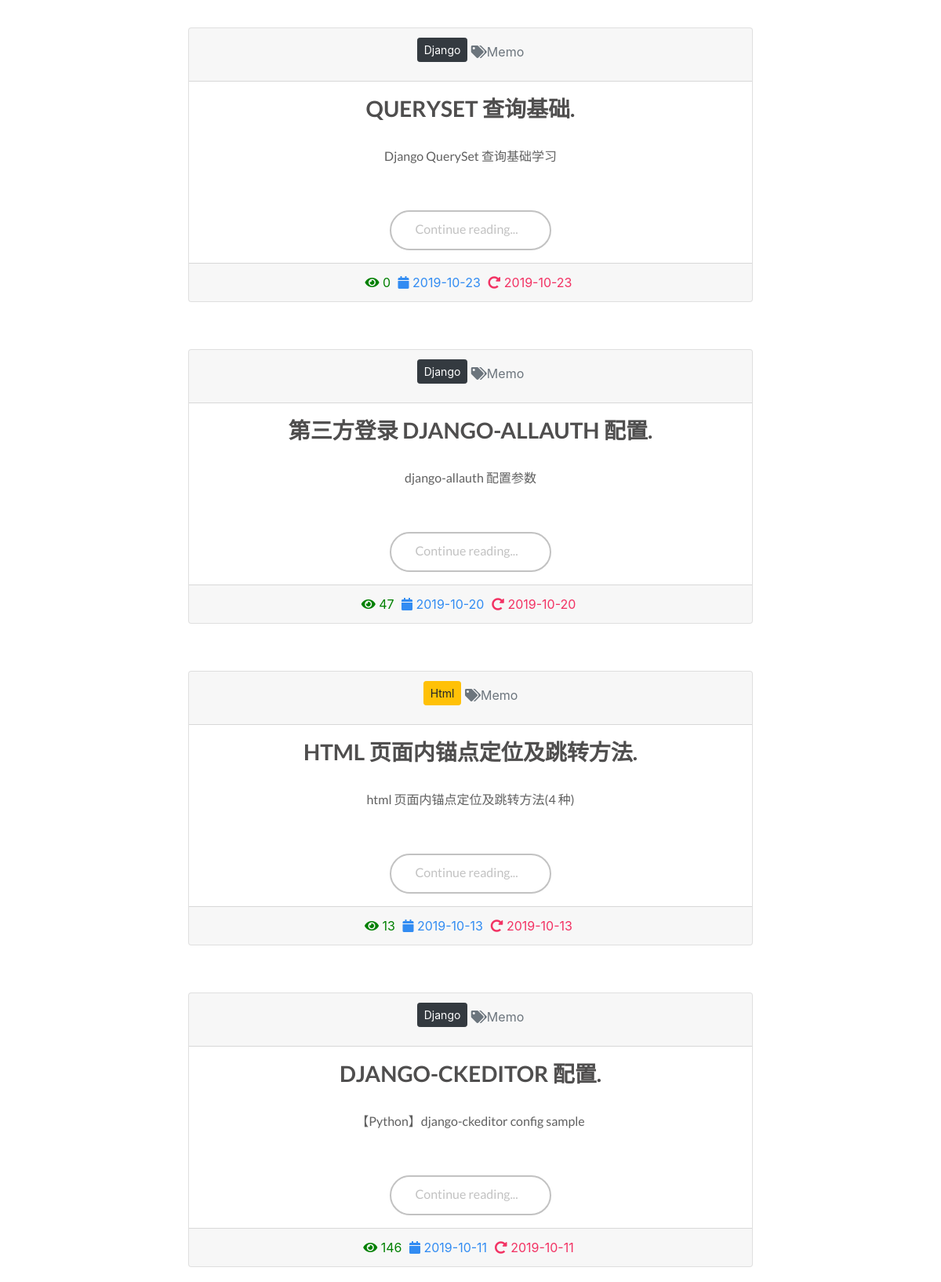
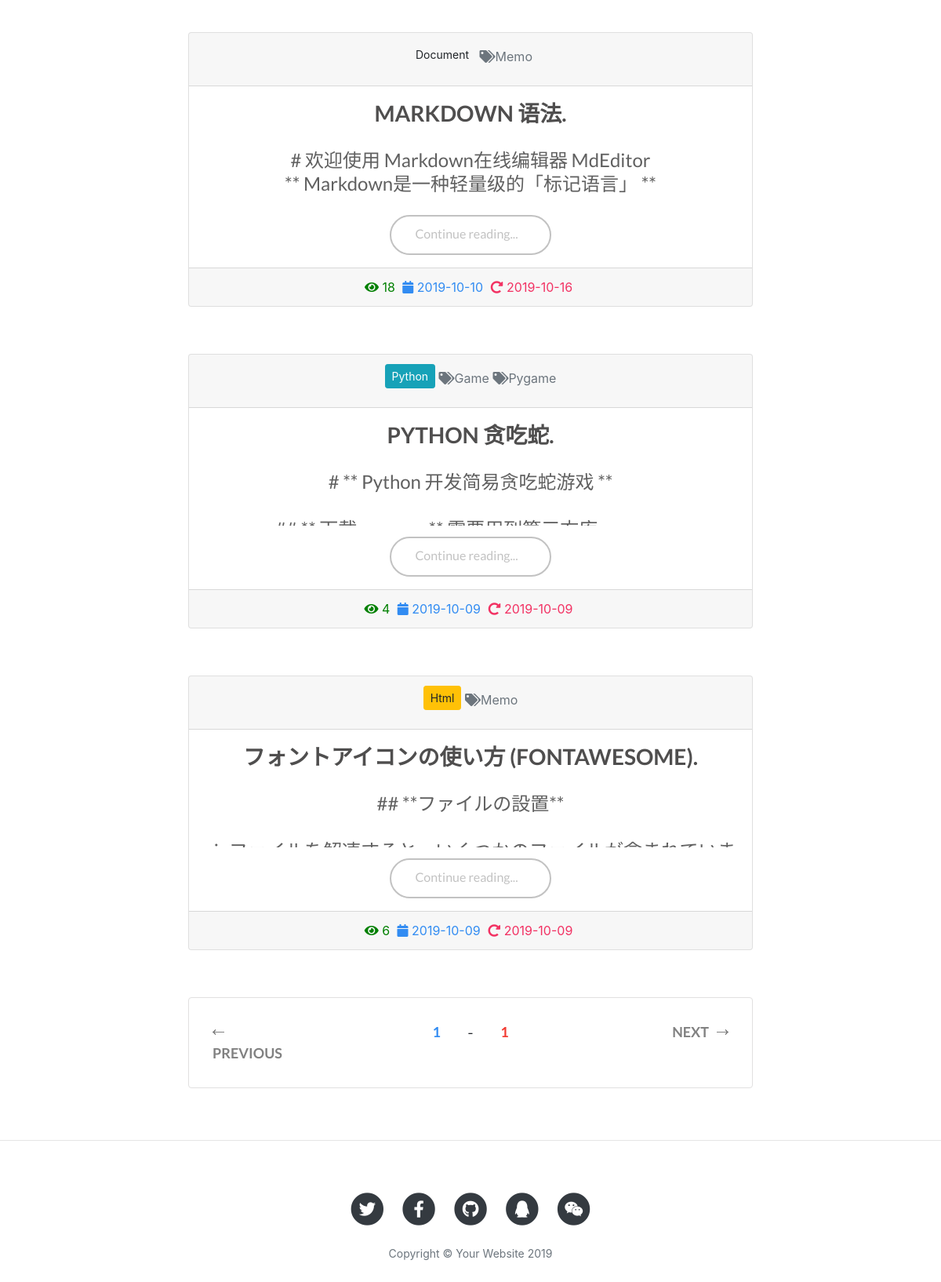
The app's page / (signed in, lower part), older data (2 pictures, top to bottom).
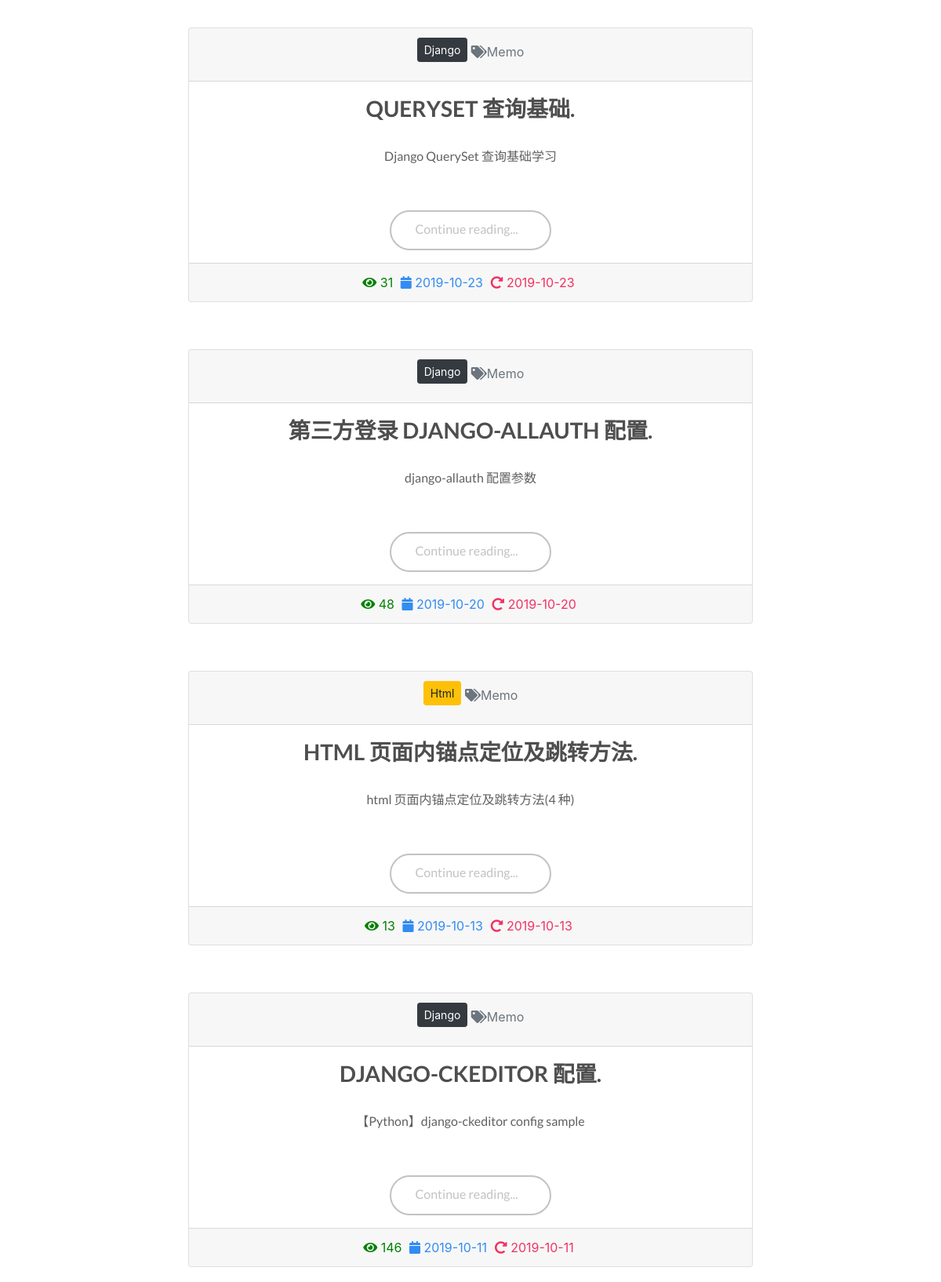
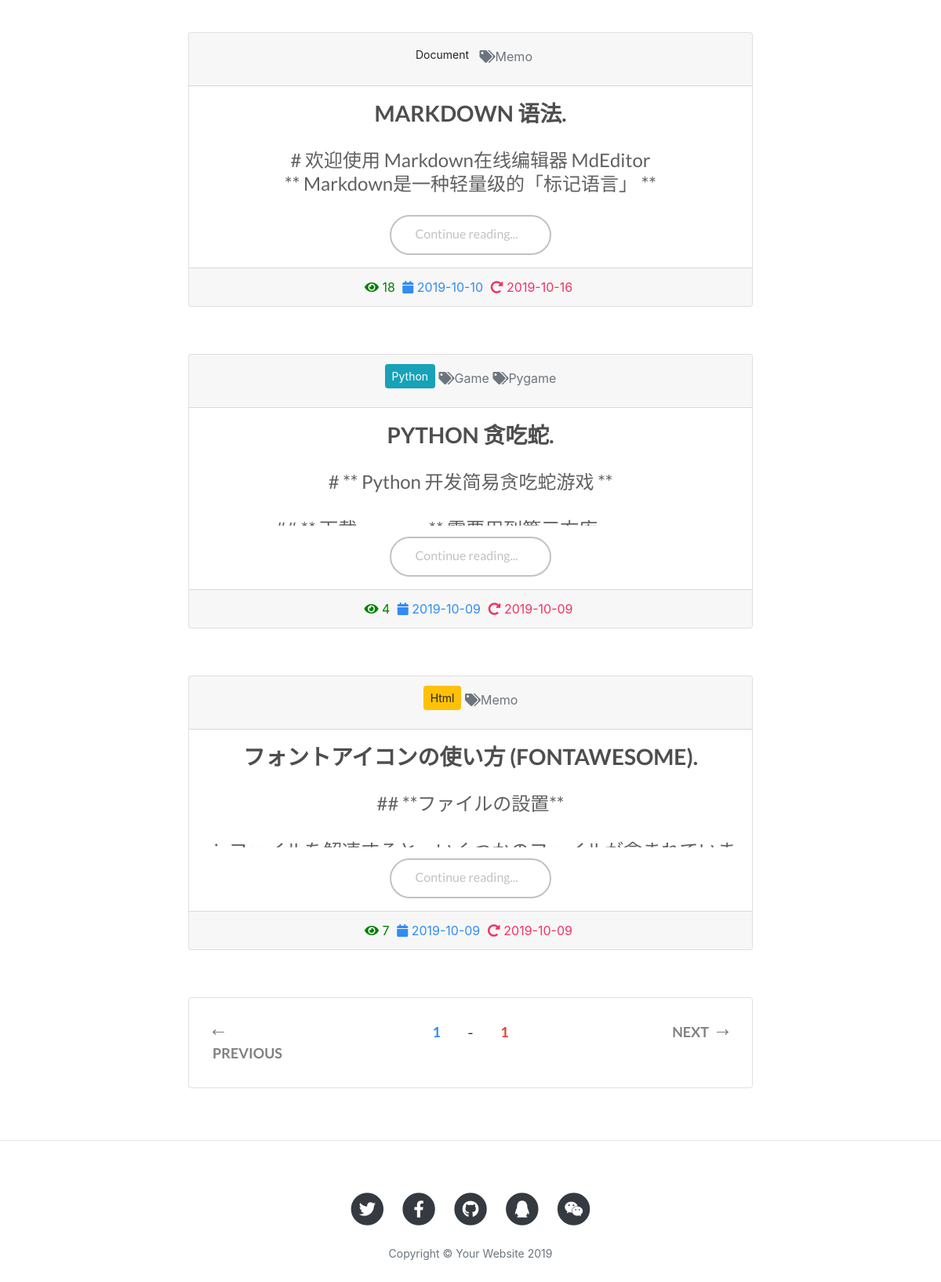
The same page, newer data (2 pictures, top to bottom).
### article/models.py (models this page shows, shortened)
class ArticlePost(models.Model):
    objects = models.Manager()
    author = models.ForeignKey(User, on_delete=models.CASCADE)
    avatar = models.ImageField(upload_to='article/%Y%m%d/', blank=True)
    title = models.CharField(max_length=100)
    summary = models.CharField(max_length=200, blank=True)
    body = models.TextField()
    created = models.DateTimeField(default=timezone.now)
    updated = models.DateTimeField(auto_now=True)
    category = models.ForeignKey(Category, on_delete=models.CASCADE)
    tags = TaggableManager(blank=True)
    total_views = models.PositiveIntegerField(default=0)
    class Meta:
        ordering = ('-created',)
    '''
        一般来说，要使用某个类的方法，需要先实例化一个对象再调用方法。
        而使用 @staticmethod 或 @classmethod，就可以不需要实例化，直接类名.方法名()来调用。
        这有利于组织代码，把某些应该属于某个类的函数给放到那个类里去，同时有利于命名空间的整洁。
        如果在 @staticmethod 中要调用到这个类的一些属性方法，只能直接类名.属性名或类名.方法名。
        而 @classmethod 因为持有 cls 参数，可以来调用类的属性，类的方法，实例化对象等，避免硬编码。

        上一篇：小于当前 id 的第一篇，下一篇：大于当前 id 的第一篇
        @staticmethod 不需要表示自身对象的 self 和自身类的 cls 参数，就跟使用函数一样
        @classmethod 不需要 self 参数，但第一个参数需要是表示自身类的 cls 参数。
    '''

class Category(models.Model):
    name = models.CharField(max_length=100, blank=True)

### article/views.py (the view)
# urls.py: path('', ArticleListView.as_view(), name='home'),
class ArticleListView(generic.ListView):
    model = ArticlePost
    template_name = 'article/index.html'
    context_object_name = 'article_list'
    paginate_by = 10
    def get_queryset(self):
        search = self.request.GET.get('search')
        category = self.request.GET.get('category')
        tag = self.request.GET.get('tag')
        article_list = ArticlePost.objects.all()
        if search:
            article_list = article_list.filter(Q(title__icontains=search) | Q(body__icontains=search))
        if category is not None and category.isdigit():
            article_list = article_list.filter(category=category)
        if tag and tag != 'None':
            article_list = article_list.filter(tags__name__in=[tag])
        return article_list
    def get_context_data(self, **kwargs):
        context = super(ArticleListView, self).get_context_data(**kwargs)
        context['now'] = timezone.now
        context['search'] = self.request.GET.get('search')
        context['category'] = self.request.GET.get('category')
        context['tag'] = self.request.GET.get('tag')
        return context

### article/templatetags/extra_tags.py (called while the page is built)
@register.filter
@stringfilter
def convert_markdown(value):
    md = markdown.Markdown(
        extensions=[
            'markdown.extensions.extra',
            'markdown.extensions.codehilite',
            'markdown.extensions.toc',
        ]
    )
    return md.convert(value)

### templates/article/index.html (shortened to what this page needs)
{% extends 'base.html' %}
{% load staticfiles %}
{% load extra_tags %}
{% block content %}
	<section class="main wrapper">
		{% for article in article_list %}
		<article>
			<div class="card text-center" style="height: 350px;">
			  <div class="card-header">
				  <div class="pb-1">
					  	{% if article.category %}
						<span>
							<a href="{% url 'article:article-list' %}?category={{ article.category.id }}" name="category" class="btn btn-sm mb-2 {% if article.category.name == 'Django' %}
																	  btn-dark
																  {% elif article.category.name == 'Java' %}
																	  btn-danger
																  {% elif article.category.name == 'Html' %}
																	  btn-warning
																  {% elif article.category.name == 'CSS' %}
																	  btn-danger
																  {% elif article.category.name == 'Python' %}
																	  btn-info
																  {% endif %}">
									{{ article.category.name }}
							</a>
							{% endif %}
						</span>
						{% for tag in article.tags.all %}
							<span><a href="{% url 'article:article-list' %}?tag={{ tag }}" name="tag" class="blog-tags text-secondary"><i class="fa fa-tags"></i>{{ tag }}</a></span>
						{% endfor %}
				  </div>
			  </div>
			  <div class="card-body post" style="height:100%; overflow:hidden;">
				<h1 class="title"><a href="{% url 'article:article-detail' article.id %}">{{ article.title }}.</a></h1>
                  {% if article.summary %}
				    <p class="ff--default fs--24 card-text">{{ article.summary | convert_markdown | safe }}</p>
                  {% else %}
                    <p class="ff--default fs--24 card-text">{{ article.body |slice:'100' | safe }}</p>
                  {% endif %}
			  </div>
				<div class="pb-3">
					  <a class="read_more" href="{% url 'article:article-detail' article.id %}">Continue reading...</a>
				  </div>
			  <div class="card-footer text-muted">
					<span style="color: green;padding-right:5px;"><i class="fas fa-eye"></i>
						{{ article.total_views }}
					</span>
					<span style="color:#328CF2;padding-right:5px;"><i class="fa fa-calendar"></i>
						{{ article.created|date:'Y-m-d' }}
					</span>
					<span style="color:#F23263;padding-right:5px;"><i class="fas fa-redo-alt"></i>
						{{ article.updated|date:'Y-m-d' }}
					</span>
			  </div>
			</div>
		</article>
		{% endfor %}
		<nav class="pagination">
			<div class="row">
				<div class="col-3">
					{% if page_obj.has_previous %}
						<a href="?page={{ page_obj.previous_page_number }}" class="previous"><i></i>Previous</a>
					{% else %}
						<a href="javascript:volid(0);" title="first page" class="previous"><i></i>Previous</a>
					{% endif %}
				</div>
				<div class="col text-center">
					<span class="p_number" style="color: #328CF2;">{{ page_obj.number }}</span> -
					<span class="p_number" style="color: #F23B32;">{{ page_obj.paginator.num_pages }}</span>
				</div>
				<div class="col-3">
					{% if page_obj.has_next %}
						<a href="?page={{ page_obj.next_page_number }}" class="next">Next<i></i></a>
					{% else %}
						<a href="javascript:volid(0);" title="Last Page" class="next">Next<i></i></a>
					{% endif %}
				</div>
			</div>
		</nav>
	</section>
{% endblock %}

### templates/base.html (shortened to what this page needs)
<!DOCTYPE html>
{% load staticfiles %}
<html lang="en">
<head>
    <link rel="stylesheet" href="{% static 'bootstrap/css/bootstrap.min.css' %}">
    <link rel="stylesheet" href="{% static 'css/all.css' %}">
    <link rel="stylesheet" href="{% static 'css/style.css' %}">
    <link rel="stylesheet" href="{% static 'css/monokai.css' %}">
    <link rel="stylesheet" href="{% static 'css/simplemde.min.css' %}">
</head>
<body>
    <div id="wrapper">
        {% block content %}{% endblock content %}
        <div id="push">
        </div>
    </div>
    {% include 'footer.html' %}
</body>
</html>

### templates/header.html (shortened to what this page needs)
{% load staticfiles %}

### templates/footer.html
{% load staticfiles %}
{% load socialaccount %}
<hr>
<footer>
    <div class="container">
        <div class="row justify-content-center">
            <div class="col-lg-8 col-md-10 center-block">
                <ul class="list-inline text-center">
                    <li class="list-inline-item" id="twitter">
                        <a href="#">
                            <span class="fa-stack fa-lg">
                                <i class="fas fa-circle fa-stack-2x"></i>
                                <i class="fab fa-twitter fa-stack-1x fa-inverse"></i>
                            </span>
                        </a>
                    </li>
                    <li class="list-inline-item" id="facebook">
                        <a href="#">
                            <span class="fa-stack fa-lg">
                                <i class="fas fa-circle fa-stack-2x"></i>
                                <i class="fab fa-facebook-f fa-stack-1x fa-inverse"></i>
                            </span>
                        </a>
                    </li>
                    <li class="list-inline-item" id="github">
                        <a href="{% provider_login_url 'github' %}" data-toggle="tooltip" data-placement="top" title="GitHub账号登录">
                            <span class="fa-stack fa-lg">
                                <i class="fas fa-circle fa-stack-2x"></i>
                                <i class="fab fa-github fa-stack-1x fa-inverse"></i>
                            </span>
                        </a>
                    </li>
                    <li class="list-inline-item" id="qq">
                        <a href="#">
                            <span class="fa-stack fa-lg">
                                <i class="fas fa-circle fa-stack-2x"></i>
                                <i class="fab fa-qq fa-stack-1x fa-inverse"></i>
                            </span>
                        </a>
                    </li>
                    <li class="list-inline-item" id="weixin">
                        <a href="#" data-toggle="tooltip" data-placement="top" title="点我加微信">
                            <span class="fa-stack fa-lg">
                                <i class="fas fa-circle fa-stack-2x"></i>
                                <i class="fab fa-weixin fa-stack-1x fa-inverse"></i>
                            </span>
                        </a>
                    </li>
                </ul>
                <br>
                <p class="copyright text-muted">Copyright &copy; Your Website 2019</p>
            </div>
        </div>
    </div>
</footer>

### static/css/all.css (style rules this page uses)
.fa, .fas, .far, .fal, .fad, .fab { -moz-osx-font-smoothing: grayscale; -webkit-font-smoothing: antialiased; display: inline-block; font-style: normal; font-variant: normal; text-rendering: auto; line-height: 1; }
.fa-lg { font-size: 1.33333em; line-height: 0.75em; vertical-align: -.0667em; }
.fa-stack { display: inline-block; height: 2em; line-height: 2em; position: relative; vertical-align: middle; width: 2.5em; }
.fa-stack-1x, .fa-stack-2x { left: 0; position: absolute; text-align: center; width: 100%; }
.fa-stack-1x { line-height: inherit; }
.fa-stack-2x { font-size: 2em; }
.fa-inverse { color: #fff; }
.fa-calendar:before { content: "\f133"; }
.fa-circle:before { content: "\f111"; }
.fa-eye:before { content: "\f06e"; }
.fa-facebook-f:before { content: "\f39e"; }
.fa-github:before { content: "\f09b"; }
.fa-qq:before { content: "\f1d6"; }
.fa-redo-alt:before { content: "\f2f9"; }
.fa-tags:before { content: "\f02c"; }
.fa-twitter:before { content: "\f099"; }
.fa-weixin:before { content: "\f1d7"; }
.fab { font-family: 'Font Awesome 5 Brands'; }
.fa, .fas { font-family: 'Font Awesome 5 Free'; font-weight: 900; }

### static/css/style.css (style rules this page uses)
html, body { height: 100%; margin: 0; }
#wrapper { min-height: 100%; margin-bottom: -150px; }
#push { height: 200px; }
.ff--default { font-family: 'LatoBold', 'Helvetica', arial, "lucida grande", "lucida sans unicode", lucida, helvetica, "Hiragino Sans GB", "Microsoft YaHei", "WenQuanYi Micro Hei", sans-serif; }
.fs--24 { font-size: 24px; line-height: 34px; }
.main article { margin: 60px 0; overflow: hidden; }
.main .post { width: 100%; float: left; }
.main h1.title { font-family: 'LatoBold', 'Helvetica', arial, "lucida grande", "lucida sans unicode", lucida, helvetica, "Hiragino Sans GB", "Microsoft YaHei", "WenQuanYi Micro Hei", sans-serif; font-weight: bold; font-size: 28px; text-transform: uppercase; line-height: 30px; margin-bottom: 30px; }
.main .title a { text-decoration: none; color: #4f4e4e; }
.main p { font-family: 'LatoRegular', 'Helvetica', arial; color: #606060; line-height: 30px; margin-bottom: 15px; }
.main a.read_more { font-family: 'LatoRegular', 'Helvetica', arial; display: inline-block; padding: 10px 30px 13px 30px; background: #ffffff; border: 2px #c2c2c2 solid; color: #c2c2c2; text-decoration: none; margin-top: 14px; border-radius: 100px; -webkit-border-radius: 100px; -moz-border-radius: 100px; -o-border-radius: 100px; -ms-border-radius: 100px; }
.pagination { display: block; width: 100%; padding: 30px 0; border: 1px #e1e0e0 solid; overflow: hidden; }
.pagination a { color: #818181; }
.previous, .next, .p_number { text-decoration: none; margin: 0 30px; font-family: 'LatoBold', 'Helvetica', arial; font-weight: bold; font-size: 18px; text-transform: uppercase; }
.previous { float: left; }
.next { float: right; }
.previous i, .next i { width: 15px; height: 7px; display: inline-block; margin-bottom: 3px; background: url('../img/pagination.png') no-repeat; }
.previous i { background-position: 0 0; margin-right: 10px; }
.next i { background-position: -16px 0; margin-left: 10px; }
.wrapper { width: 60%; height: auto; margin: 0 auto; }
ul.main_nav li a, .main .title a, .main a.read_more, .main a.read_more i.read_more_arrow, .previous, .next, .previous i, .next i, footer ul.social_profiles li a, .search_widget .search-field { transition: .2s linear; -webkit-transition: .2s linear; -moz-transition: .2s linear; -o-transition: .2s linear; }
footer { padding: 50px 0 65px }
footer .list-inline { margin: 0; padding: 0 }
footer .copyright { font-size: 14px; margin-bottom: 0; text-align: center }
footer > div > div > div > ul > li > a { color: #343a40; }

Row changes from the older to the newer data that the page shows:
changed ArticlePost "QUERYSET 查询基础": total_views "0" → "31"
changed ArticlePost "第三方登录 DJANGO-ALLAUTH 配置": total_views "47" → "48"
changed ArticlePost "フォントアイコンの使い方 (FONTAWESOME)": total_views "6" → "7"
